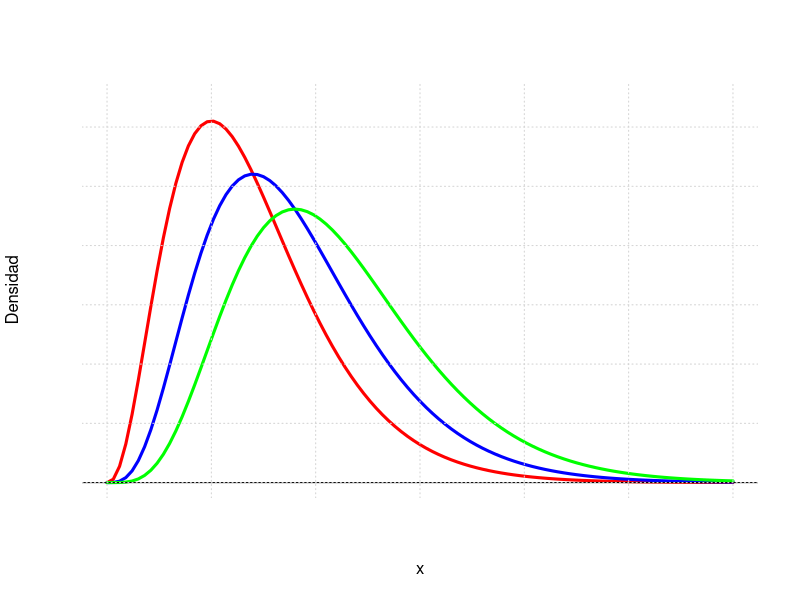
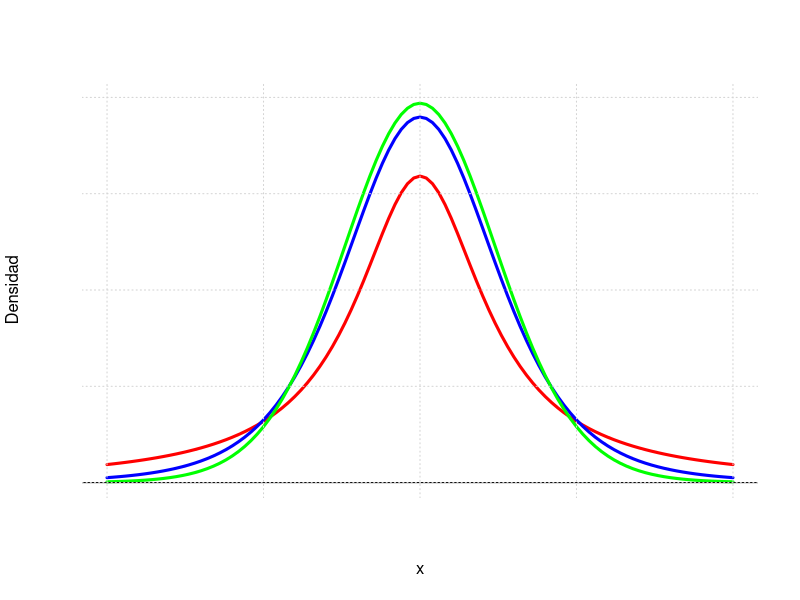
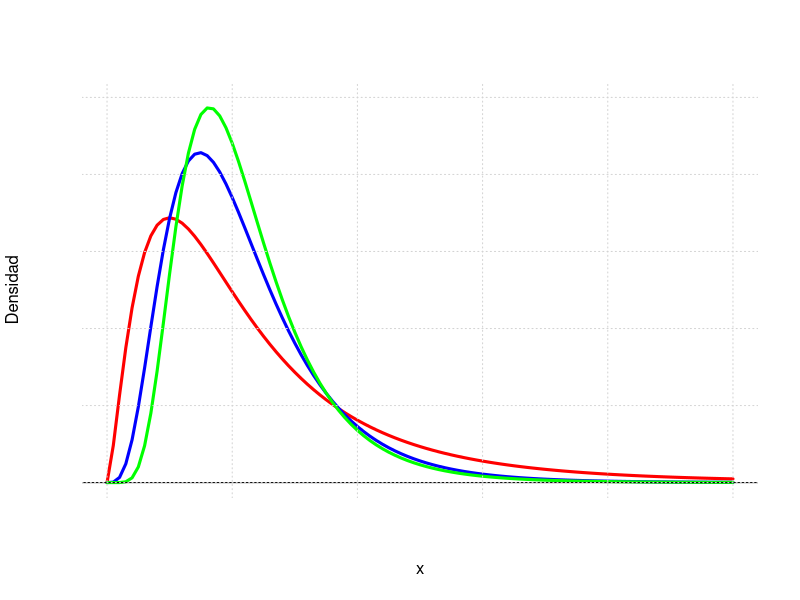

These charts were generated, in order, by the following R code:
## ---- chunk 1
knitr::opts_chunk$set(echo = TRUE, message = FALSE, warning = FALSE, comment = NA)
## ---- chunk 2
 curve(dchisq(x, df=7), lwd=3, las=1,xlim = c(0,30), ylim=c(0,.13), ylab='Densidad', col="red",axes = FALSE)
curve(dchisq(x, df=9), lwd=3, las=1,xlim = c(0,30), ylab='Densidad',add = TRUE, col="blue")
curve(dchisq(x, df=11), lwd=3, las=1,xlim = c(0,30), ylab='Densidad',add = TRUE, col="green")
abline(h=0)
grid()
## ---- chunk 3
 curve(dt(x, df=1), lwd=3, las=1,xlim = c(-4,4), ylim=c(0,0.4), ylab='Densidad', col="red",axes = FALSE)
curve(dt(x, df=5), lwd=3, las=1,xlim = c(-4,4), ylab='Densidad',add = TRUE, col="blue")
curve(dt(x, df=20), lwd=3, las=1,xlim = c(-4,4), ylab='Densidad',add = TRUE, col="green")
abline(h=0)
grid()
## ---- chunk 4
 curve(df(x, df1=5, df2=10), lwd=3, las=1,xlim = c(0,5), ylim=c(0,1), ylab='Densidad', col="red",axes = FALSE)
curve(df(x, df1=10, df2=25), lwd=3, las=1,xlim = c(0,5), ylab='Densidad',add = TRUE, col="blue")
curve(df(x, df=20, df2=20), lwd=3, las=1,xlim = c(0,5), ylab='Densidad',add = TRUE, col="green")
abline(h=0)
grid()
